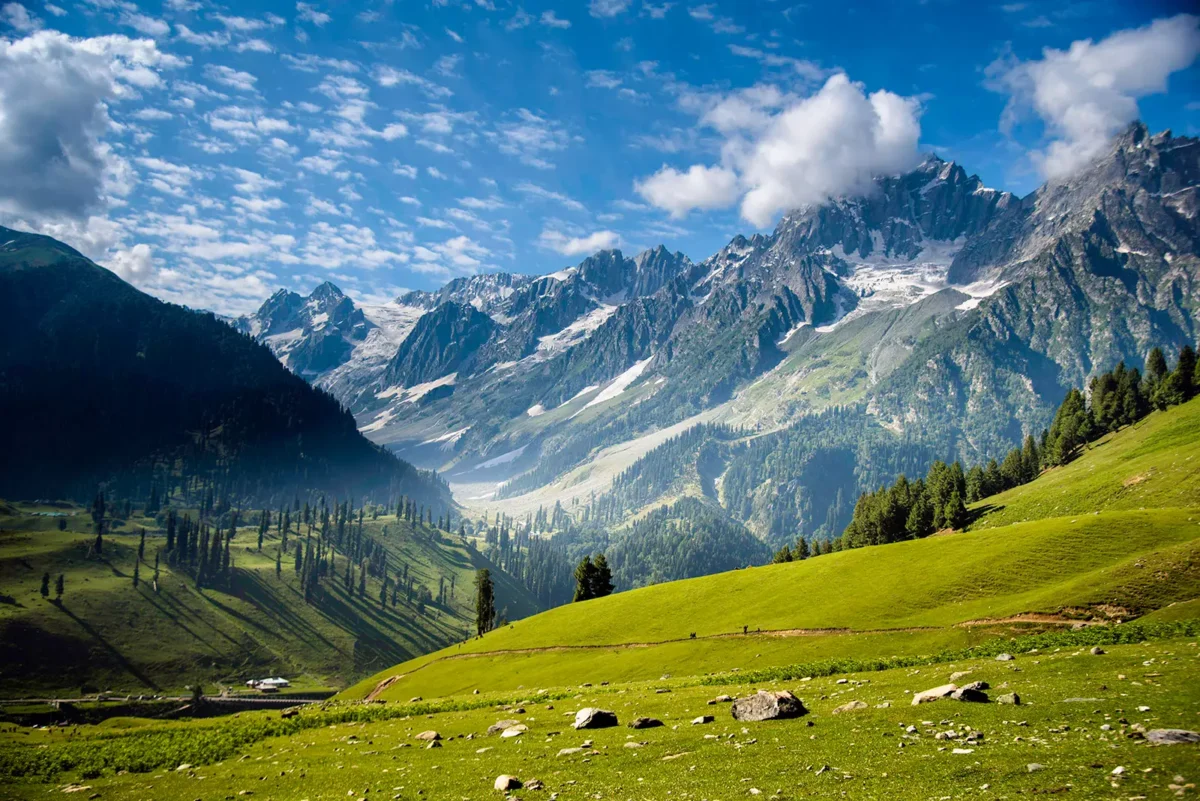
#> input picture kashmir.webp, 1200 x 801 px
$ jupyter execute --allow-errors Ashfaq_Activity10.ipynb   (shell and % lines are left out)
#> lines starting #> are read from the running program, lines starting #| are printed output that depends on the picture
[cell 1]
import cv2
import numpy as np
import matplotlib.pyplot as plt

[cell 2]
import cv2
import numpy as np
import matplotlib.pyplot as plt

[cell 3]
import cv2
import numpy as np
import matplotlib.pyplot as plt

[cell 4]
img = cv2.imread(r"kashmir.webp")
#> img is the input picture: shape (801, 1200, 3); mean B, G, R 110.2, 119.3, 91.7

[cell 5]
print(type(img))
#| <class 'numpy.ndarray'>

[cell 6]
print(img.shape)
#| (801, 1200, 3)

[cell 7]
if img is None:
    print("Error: Could not load image. Check the file path and name!")
else:
    # First argument must be the window name string, second is the image array
    print("showing image")
    cv2.imshow('Bootcamp Image', img)
    cv2.waitKey(0)

[cell 8]
cv2.destroyAllWindows()

[cell 9]
img_resize = cv2.resize(img, (300, 200), interpolation=cv2.INTER_AREA)
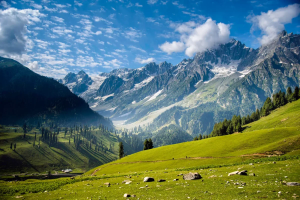
#> img_resize: shape (200, 300, 3); mean B, G, R 110.2, 119.3, 91.7

#> (a cell that did not finish here is left out)

[cell 11]
cv2.imshow("Resized Image", img_resize)
cv2.waitKey(0)
cv2.destroyAllWindows()

[cell 12]
img_flip = cv2.flip(img,1)
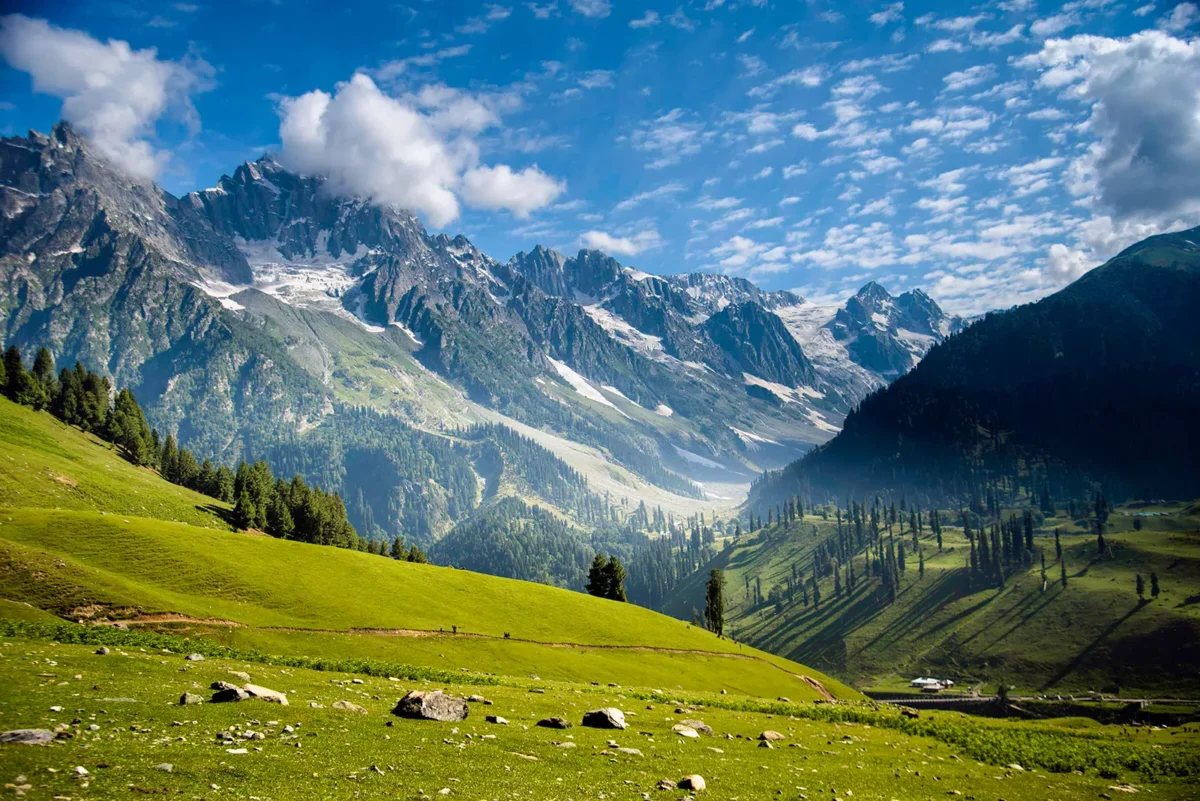
#> img_flip: shape (801, 1200, 3); mean B, G, R 110.2, 119.3, 91.7

[cell 13]
cv2.imshow("Bootcamp",img_flip)
cv2.waitKey(0)
cv2.destroyAllWindows()

[cell 14]
img_crop=img[100:300,200:500]
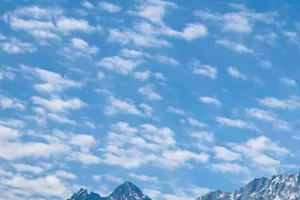
#> img_crop: shape (200, 300, 3); mean B, G, R 212.7, 167.5, 118.7

$ run again, with ganderbal1.jpg saved as kashmir.webp
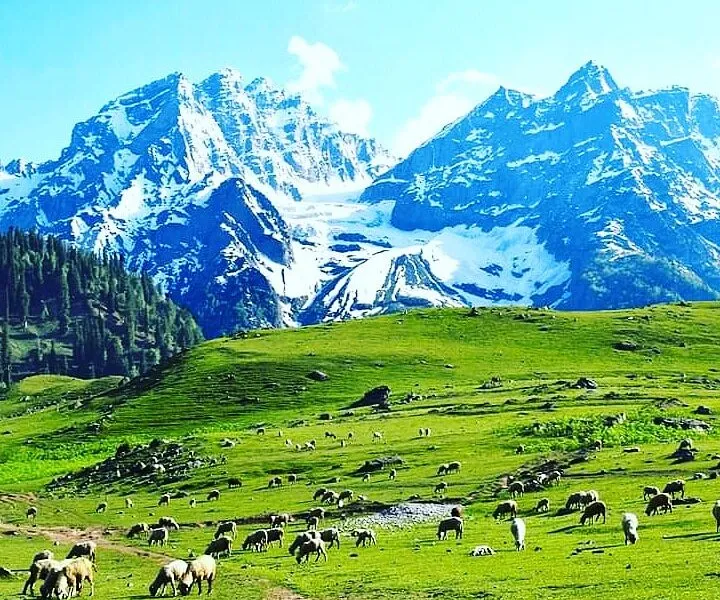
#> input picture ganderbal1.jpg, 720 x 600 px
#> img is the input picture: shape (600, 720, 3); mean B, G, R 141.1, 170.2, 114.5
#| <class 'numpy.ndarray'>
#| (600, 720, 3)
#> `img_flip = cv2.flip(img,1)`:
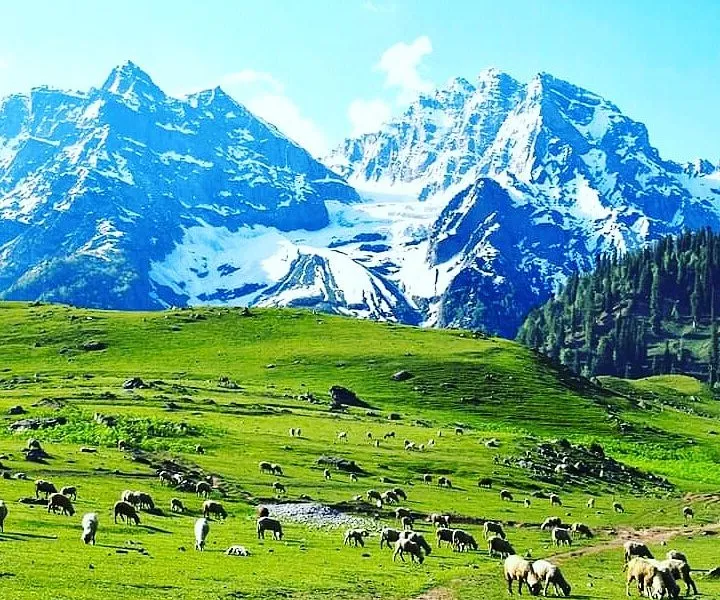
#> img_flip: shape (600, 720, 3); mean B, G, R 141.1, 170.2, 114.5
#> `img_crop=img[100:300,200:500]`:
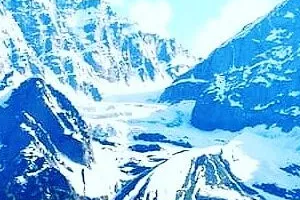
#> img_crop: shape (200, 300, 3); mean B, G, R 224.5, 190.7, 131.9

$ run again, with ganderbal2.jpg saved as kashmir.webp
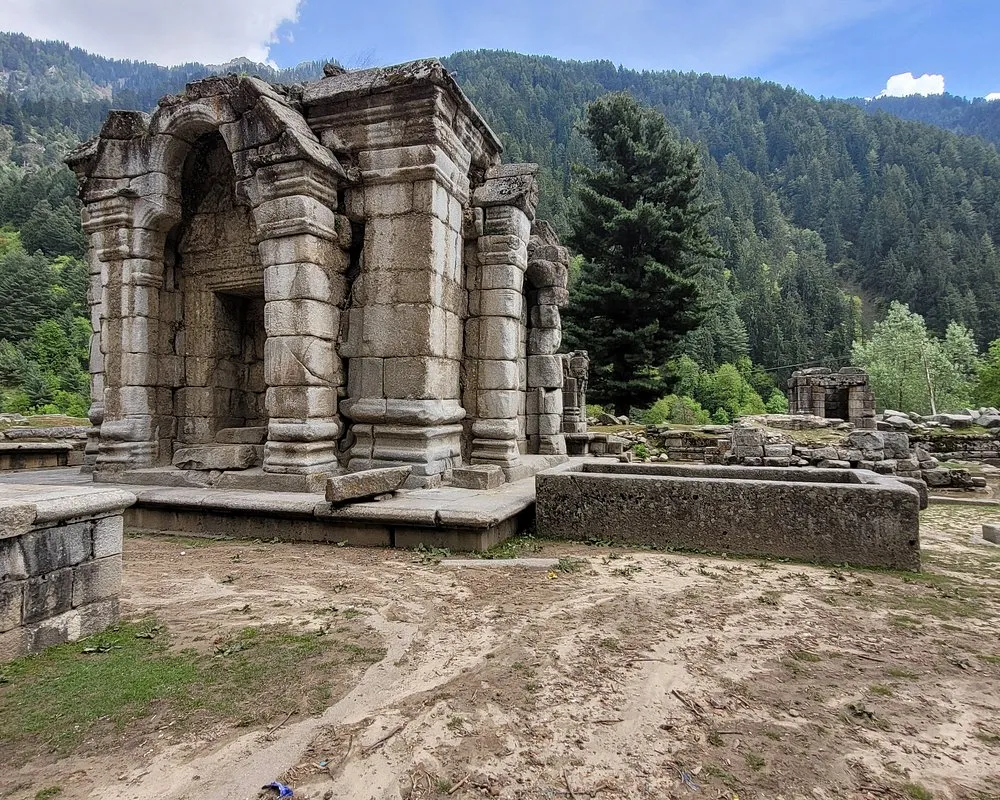
#> input picture ganderbal2.jpg, 1000 x 800 px
#> img is the input picture: shape (800, 1000, 3); mean B, G, R 110.7, 116.6, 118.4
#| <class 'numpy.ndarray'>
#| (800, 1000, 3)
#> `img_flip = cv2.flip(img,1)`:
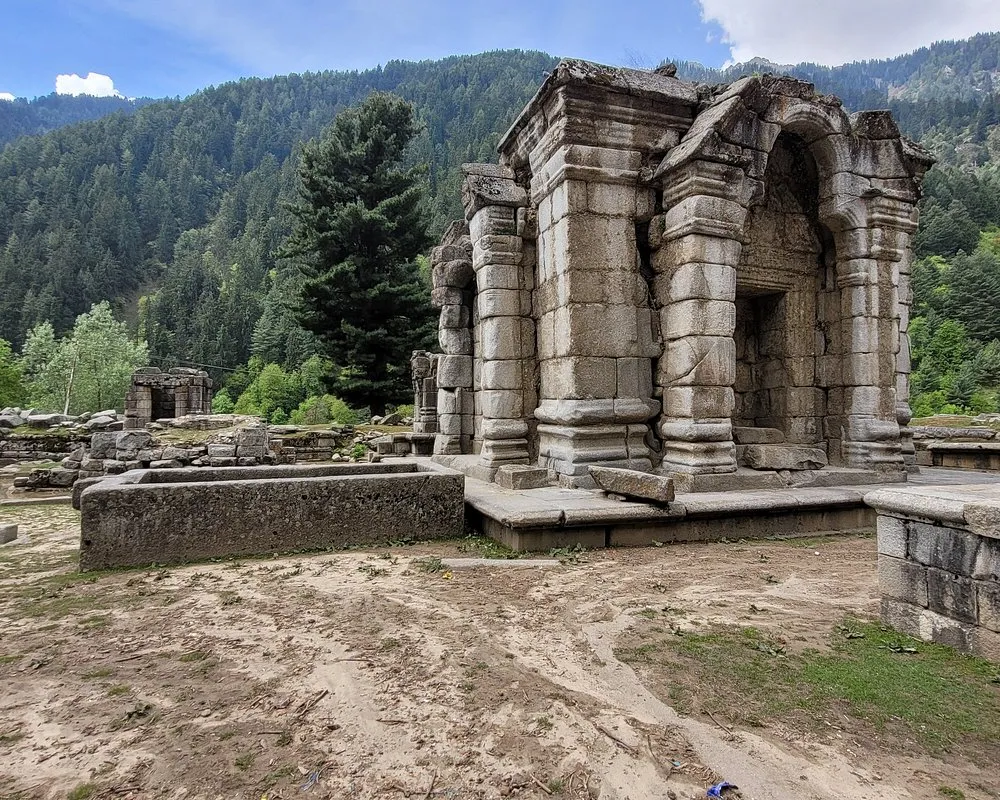
#> img_flip: shape (800, 1000, 3); mean B, G, R 110.7, 116.6, 118.4
#> `img_crop=img[100:300,200:500]`:
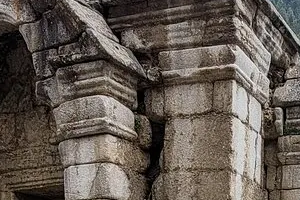
#> img_crop: shape (200, 300, 3); mean B, G, R 83.2, 91.1, 100.3
